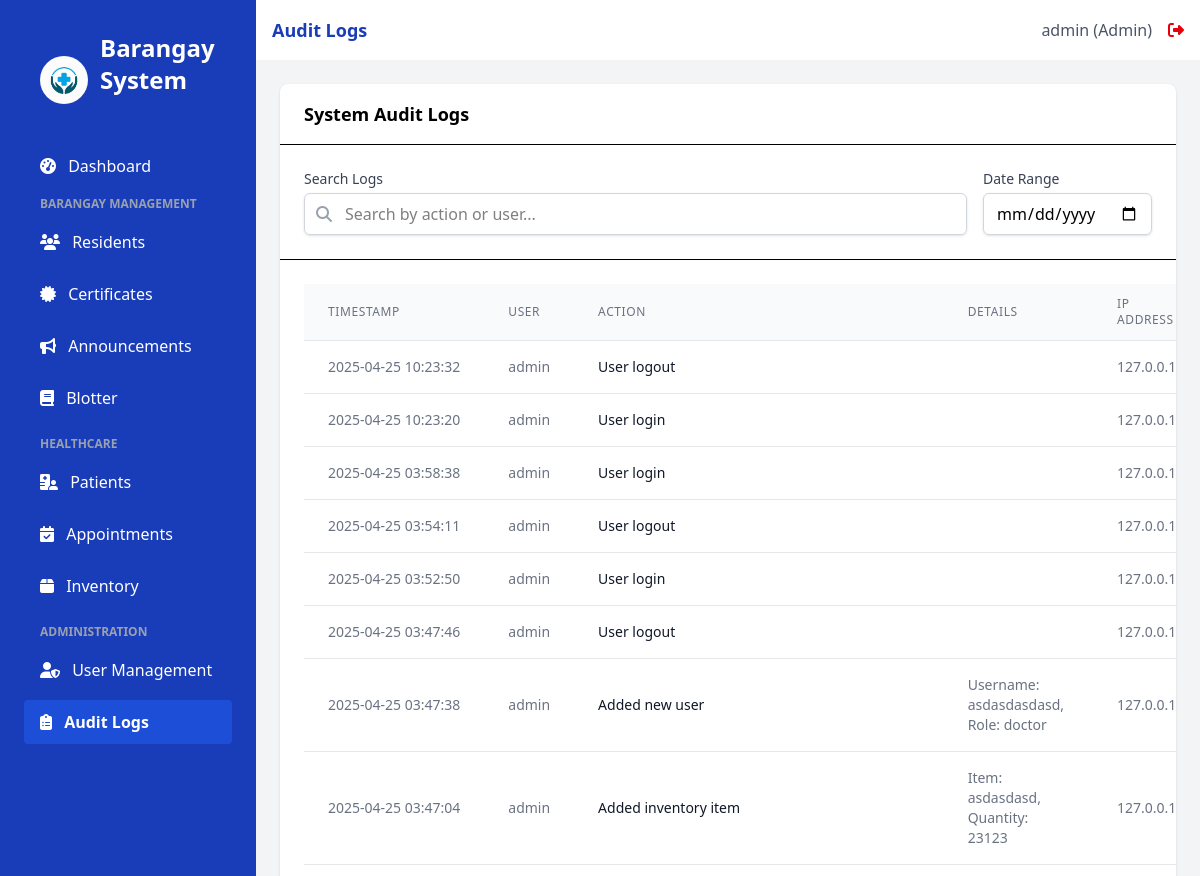
Before: /audit_logs (signed in, upper part) with the older database file.
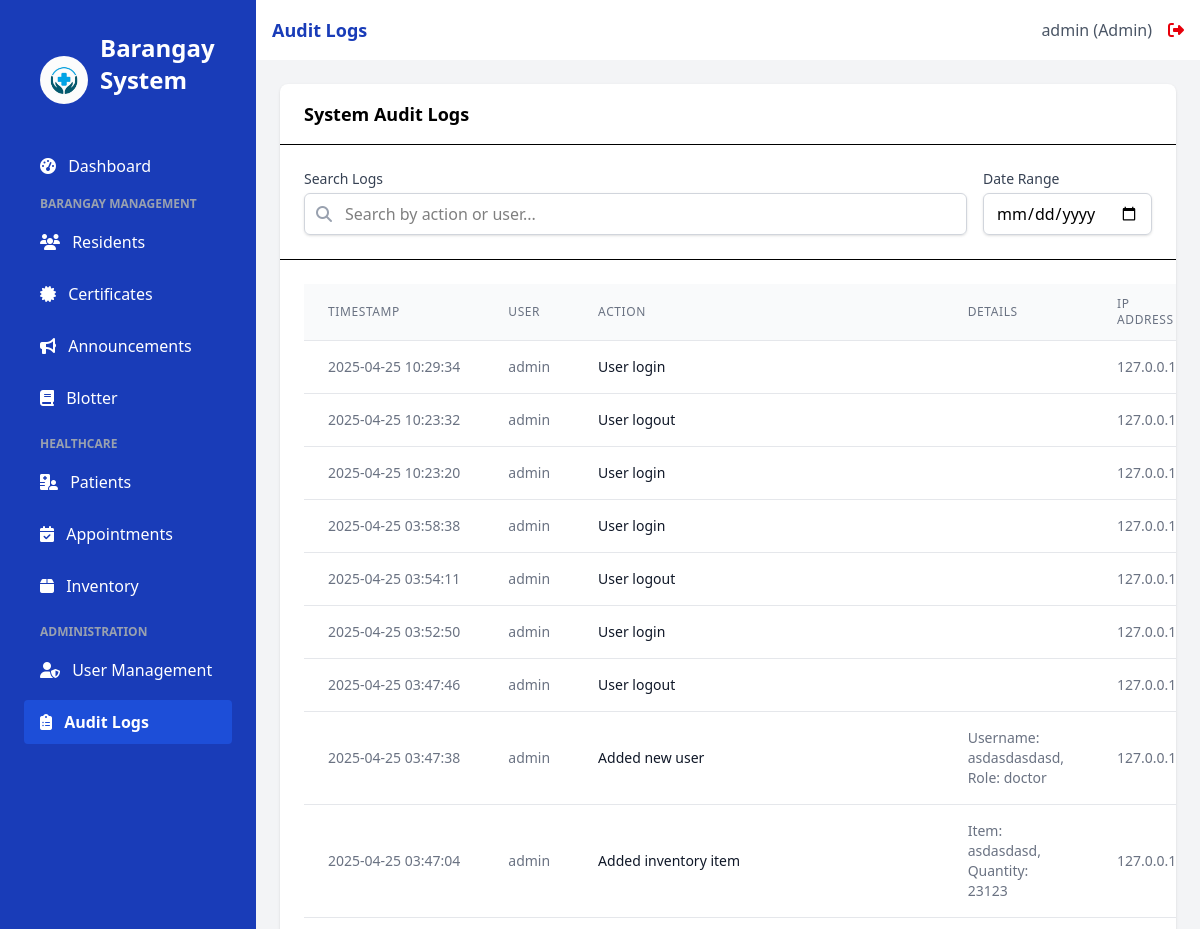
After: the same page with the newer database file.
### app.py (models this page shows, shortened)
class User(UserMixin, db.Model):
    id = db.Column(db.Integer, primary_key=True)
    username = db.Column(db.String(100), unique=True, nullable=False)
    email = db.Column(db.String(100), unique=True, nullable=False)
    password_hash = db.Column(db.String(200), nullable=False)
    role = db.Column(db.String(20), nullable=False, default='staff')  # admin, doctor, nurse, staff
    created_at = db.Column(db.DateTime, default=datetime.utcnow)
    issued_certificates = db.relationship('Certificate', backref='issuer', lazy=True)

class AuditLog(db.Model):
    id = db.Column(db.Integer, primary_key=True)
    user_id = db.Column(db.Integer, db.ForeignKey('user.id'))
    action = db.Column(db.String(100), nullable=False)
    details = db.Column(db.Text)
    ip_address = db.Column(db.String(50))
    timestamp = db.Column(db.DateTime, default=datetime.utcnow)
    user = db.relationship('User', backref='audit_logs')

### app.py (the view)
@app.route('/audit_logs')
@login_required
@role_required(['admin'])
def audit_logs():
    logs = AuditLog.query.order_by(AuditLog.timestamp.desc()).all()
    return render_template('audit_logs.html', title='Audit Logs', logs=logs)

### app.py (called while the page is built)
@login_manager.user_loader
def load_user(user_id):
    return User.query.get(int(user_id))

def role_required(roles):
    def decorator(f):
        @wraps(f)
        def decorated_function(*args, **kwargs):
            if not current_user.is_authenticated or current_user.role not in roles:
                flash('You do not have permission to access this page.', 'danger')
                return redirect(url_for('login'))
            return f(*args, **kwargs)
        return decorated_function
    return decorator

### templates/audit_logs.html
{% extends 'base.html' %}
{% block content %}
<div class="bg-white rounded-lg shadow">
    <div class="border-b px-6 py-4">
        <h2 class="font-semibold text-lg">System Audit Logs</h2>
    </div>
    <div class="p-6 border-b">
        <div class="flex flex-col md:flex-row gap-4">
            <div class="flex-1">
                <label for="search" class="block text-sm font-medium text-gray-700 mb-1">Search Logs</label>
                <div class="relative">
                    <div class="absolute inset-y-0 left-0 pl-3 flex items-center pointer-events-none">
                        <i class="fas fa-search text-gray-400"></i>
                    </div>
                    <input type="text" id="search" class="block w-full pl-10 pr-3 py-2 border border-gray-300 rounded-md shadow-sm focus:outline-none focus:ring-blue-500 focus:border-blue-500" placeholder="Search by action or user...">
                </div>
            </div>
            <div>
                <label for="dateRange" class="block text-sm font-medium text-gray-700 mb-1">Date Range</label>
                <input type="date" id="dateRange" class="block w-full px-3 py-2 border border-gray-300 rounded-md shadow-sm focus:outline-none focus:ring-blue-500 focus:border-blue-500">
            </div>
        </div>
    </div>
    <div class="p-6 overflow-x-auto">
        <table class="min-w-full divide-y divide-gray-200">
            <thead class="bg-gray-50">
                <tr>
                    <th scope="col" class="px-6 py-3 text-left text-xs font-medium text-gray-500 uppercase tracking-wider">Timestamp</th>
                    <th scope="col" class="px-6 py-3 text-left text-xs font-medium text-gray-500 uppercase tracking-wider">User</th>
                    <th scope="col" class="px-6 py-3 text-left text-xs font-medium text-gray-500 uppercase tracking-wider">Action</th>
                    <th scope="col" class="px-6 py-3 text-left text-xs font-medium text-gray-500 uppercase tracking-wider">Details</th>
                    <th scope="col" class="px-6 py-3 text-left text-xs font-medium text-gray-500 uppercase tracking-wider">IP Address</th>
                </tr>
            </thead>
            <tbody class="bg-white divide-y divide-gray-200">
                {% if logs %}
                    {% for log in logs %}
                    <tr>
                        <td class="px-6 py-4 whitespace-nowrap text-sm text-gray-500">
                            {{ log.timestamp.strftime('%Y-%m-%d %H:%M:%S') }}
                        </td>
                        <td class="px-6 py-4 whitespace-nowrap text-sm text-gray-500">
                            {{ log.user.username if log.user else 'System' }}
                        </td>
                        <td class="px-6 py-4 whitespace-nowrap text-sm font-medium text-gray-900">
                            {{ log.action }}
                        </td>
                        <td class="px-6 py-4 text-sm text-gray-500">
                            {{ log.details|truncate(100) if log.details }}
                        </td>
                        <td class="px-6 py-4 whitespace-nowrap text-sm text-gray-500">
                            {{ log.ip_address }}
                        </td>
                    </tr>
                    {% endfor %}
                {% else %}
                    <tr>
                        <td colspan="5" class="px-6 py-4 text-center text-sm text-gray-500">
                            No audit logs found.
                        </td>
                    </tr>
                {% endif %}
            </tbody>
        </table>
    </div>
</div>
{% endblock %}

### templates/base.html (shortened to what this page needs)
<!DOCTYPE html>
<html lang="en">
<head>
    <script src="https://cdn.jsdelivr.net/npm/@tailwindcss/browser@4"></script>
    <link rel="stylesheet" href="https://cdnjs.cloudflare.com/ajax/libs/font-awesome/6.4.0/css/all.min.css">
</head>
<body class="bg-gray-50 flex h-screen">
    <div class="bg-blue-800 text-white w-64 py-4 flex-shrink-0 hidden md:block">
        <div class="px-6">
            <div class="p-4 flex items-center">
                <img src="{{ url_for('static', filename='images/logo.jpg') }}" alt="Barangay Logo" class="h-12 w-12 mr-3 rounded-full">
                <h1 class="text-2xl font-bold mb-8">Barangay System</h1>
            </div>
            <nav>
                <a href="{{ url_for('index') }}" class="sidebar-link block py-2.5 px-4 rounded transition duration-200 {% if request.path == url_for('index') %}sidebar-active{% else %}hover:bg-blue-700{% endif %} mb-2">
                    <i class="fas fa-tachometer-alt mr-2"></i> Dashboard
                </a>
                {% if current_user.role != 'doctor' and current_user.role != 'nurse' %}
                <div class="mb-4">
                    <p class="text-xs uppercase text-gray-400 font-semibold mb-2 pl-4">Barangay Management</p>
                    <a href="{{ url_for('residents') }}" class="sidebar-link block py-2.5 px-4 rounded transition duration-200 {% if request.path == url_for('residents') %}sidebar-active{% else %}hover:bg-blue-700{% endif %} mb-2">
                        <i class="fas fa-users mr-2"></i> Residents
                    </a>
                    <a href="{{ url_for('certificates') }}" class="sidebar-link block py-2.5 px-4 rounded transition duration-200 {% if request.path == url_for('certificates') %}sidebar-active{% else %}hover:bg-blue-700{% endif %} mb-2">
                        <i class="fas fa-certificate mr-2"></i> Certificates
                    </a>
                    <a href="{{ url_for('announcements') }}" class="sidebar-link block py-2.5 px-4 rounded transition duration-200 {% if request.path == url_for('announcements') %}sidebar-active{% else %}hover:bg-blue-700{% endif %} mb-2">
                        <i class="fas fa-bullhorn mr-2"></i> Announcements
                    </a>
                    <a href="{{ url_for('blotter') }}" class="sidebar-link block py-2.5 px-4 rounded transition duration-200 {% if request.path.startswith('/blotter') %}sidebar-active{% else %}hover:bg-blue-700{% endif %} mb-2">
                        <i class="fas fa-book mr-2"></i> Blotter
                    </a>
                </div>
                {% endif %}
                {% if current_user.role != 'staff' %}
                <div class="mb-4">
                    <p class="text-xs uppercase text-gray-400 font-semibold mb-2 pl-4">Healthcare</p>
                    <a href="{{ url_for('patients') }}" class="sidebar-link block py-2.5 px-4 rounded transition duration-200 {% if request.path == url_for('patients') %}sidebar-active{% else %}hover:bg-blue-700{% endif %} mb-2">
                        <i class="fas fa-hospital-user mr-2"></i> Patients
                    </a>
                    <a href="{{ url_for('appointments') }}" class="sidebar-link block py-2.5 px-4 rounded transition duration-200 {% if request.path == url_for('appointments') %}sidebar-active{% else %}hover:bg-blue-700{% endif %} mb-2">
                        <i class="fas fa-calendar-check mr-2"></i> Appointments
                    </a>
                    <a href="{{ url_for('inventory') }}" class="sidebar-link block py-2.5 px-4 rounded transition duration-200 {% if request.path == url_for('inventory') %}sidebar-active{% else %}hover:bg-blue-700{% endif %} mb-2">
                        <i class="fas fa-box mr-2"></i> Inventory
                    </a>
                </div>
                {% endif %}
                {% if current_user.is_authenticated and current_user.role == 'admin' %}
                <div class="mb-4">
                    <p class="text-xs uppercase text-gray-400 font-semibold mb-2 pl-4">Administration</p>
                    <a href="{{ url_for('users') }}" class="sidebar-link block py-2.5 px-4 rounded transition duration-200 {% if request.path == url_for('users') %}sidebar-active{% else %}hover:bg-blue-700{% endif %} mb-2">
                        <i class="fas fa-user-shield mr-2"></i> User Management
                    </a>
                    <a href="{{ url_for('audit_logs') }}" class="sidebar-link block py-2.5 px-4 rounded transition duration-200 {% if request.path == url_for('audit_logs') %}sidebar-active{% else %}hover:bg-blue-700{% endif %} mb-2">
                        <i class="fas fa-clipboard-list mr-2"></i> Audit Logs
                    </a>
                </div>
                {% endif %}
            </nav>
        </div>
    </div>
    <div class="flex-1 flex flex-col overflow-hidden">
        <header class="bg-white shadow-sm py-4 px-4">
            <div class="flex items-center justify-between">
                <div class="text-lg font-semibold text-blue-800">{{ title }}</div>
                {% if current_user.is_authenticated %}
                <div class="flex items-center">
                    <span class="text-gray-600 mr-4">{{ current_user.username }} ({{ current_user.role|capitalize }})</span>
                    <a href="{{ url_for('logout') }}" class="text-red-600 hover:text-red-800">
                        <i class="fas fa-sign-out-alt"></i>
                    </a>
                </div>
                {% endif %}
            </div>
        </header>
        <main class="flex-1 overflow-x-hidden overflow-y-auto bg-gray-100 p-6">
            {% block content %}{% endblock %}
        </main>
    </div>
</body>
</html>

### templates/base.html (style rules this page uses)
.sidebar-active { background-color: #1D4ED8; color: white; font-weight: 600; }

Changed rows visible on the page:
added AuditLog: timestamp "2025-04-25 10:29:34", user "admin", action "User login", ip_address "127.0.0.1"
